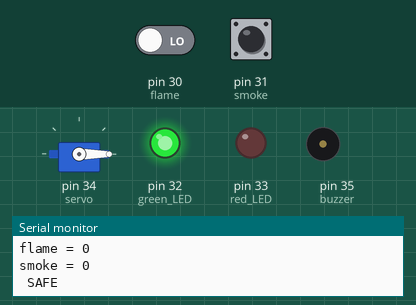
The sketch below on a simulated Arduino Mega 2560, built with avr-gcc and run on an emulated ATmega2560. Parts: servo, output pins drawn as LEDs (lit = HIGH), buzzer (waves = sounding, pin HIGH), the last lines printed to the serial monitor. Inputs (shaded band) come from the test bench; at power-on: pin 30 (flame) LOW, pin 31 (smoke) LOW.

Above: at 1.2 s.
1.3 s: pin 30 (flame) driven HIGH
At 2.0 s:
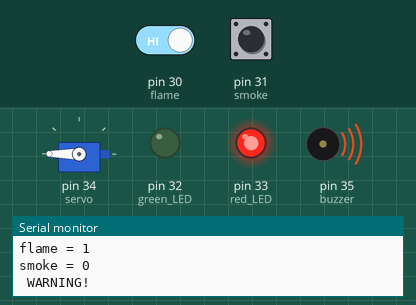
2.8 s: pin 30 (flame) driven LOW
At 3.3 s:
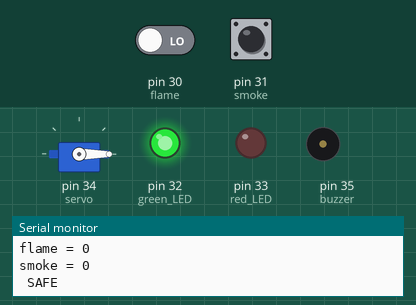
4.3 s: pin 31 (smoke) pulled HIGH for 3.2 s
At 4.7 s:
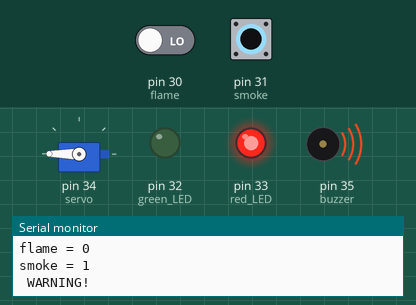
Timing chart, 0 to 9.0 s (numbered marks = the images above; inputs shaded):
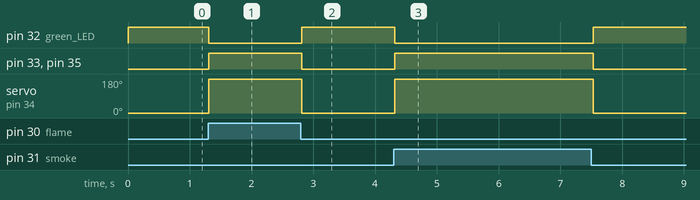

Measured:
- after the input at 1.3 s, pin 32 (green_LED): HIGH → LOW at once; pin 33 (red_LED), pin 35 (buzzer): LOW → HIGH at once; servo on pin 34 (servo): 0° → 180° at once
- after the input at 2.8 s, pin 32 (green_LED): LOW → HIGH at once; pin 33 (red_LED), pin 35 (buzzer): HIGH → LOW at once; servo on pin 34 (servo): 180° → 0° at once
- after the input at 4.3 s, pin 32 (green_LED): HIGH → LOW at once, → HIGH 3.2 s later; pin 33 (red_LED), pin 35 (buzzer): LOW → HIGH at once, → LOW 3.2 s later; servo on pin 34 (servo): 0° → 180° at once, → 0° 3.2 s later

The sketch:

gasflame.ino
```cpp
#include <Servo.h>
Servo myservo;
int flame = 30;
int smoke = 31;
int green_LED = 32;
int red_LED = 33;
int servo = 34;
int buzzer = 35 ;

void setup ()
{
  pinMode (flame, INPUT);
  pinMode (smoke, INPUT);
  pinMode (buzzer, OUTPUT);
  pinMode(green_LED, OUTPUT);
  pinMode(red_LED, OUTPUT);
  Serial.begin(9600);
  myservo.attach(servo);
  myservo.write(0);
}

void loop ()
{
  int fval = digitalRead(flame);
  int sval = digitalRead(smoke);
  Serial.print("flame = ");
  Serial.println(fval);
  Serial.print("smoke = ");
  Serial.println(sval);

  if ( sval == HIGH or fval == HIGH)
  {
    Serial.println(" WARNING! ");
    digitalWrite(red_LED, HIGH);
    digitalWrite(green_LED,LOW);
    digitalWrite(buzzer, HIGH);
    myservo.write(180);
  }
  else
  {
    Serial.println(" SAFE ");
    digitalWrite(buzzer, LOW);
    digitalWrite(red_LED, LOW);
    digitalWrite(green_LED,HIGH);
    myservo.write(0);
  }
  delay(100);
}
```
